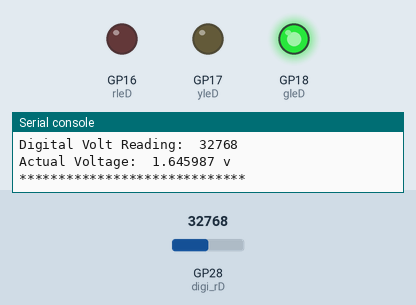
This program was run on a simulated Raspberry Pi Pico running MicroPython. On the bench: output pins drawn as LEDs (lit = HIGH), the last lines printed to the serial console. Inputs (shaded band) come from the test bench; at power-on: GP28 (digi_rD) = 32768 (analog values on the 0–65535 scale).

Above: at 1.2 s.
1.3 s: GP28 (digi_rD) set to 51824
2.8 s: GP28 (digi_rD) set to 53200
At 4.2 s:
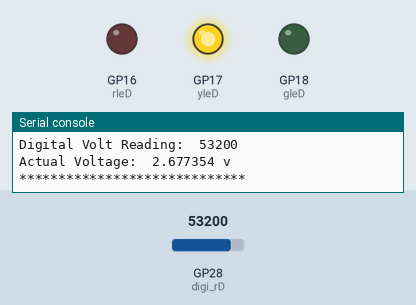
4.5 s: GP28 (digi_rD) set to 61232
6.0 s: GP28 (digi_rD) set to 63344
At 6.8 s:
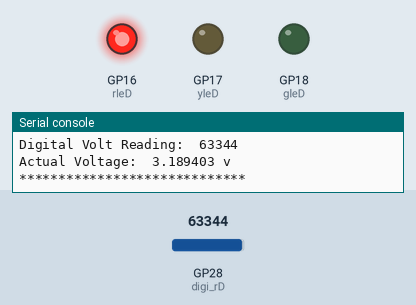
7.5 s: GP28 (digi_rD) set to 57670
At 8.1 s:
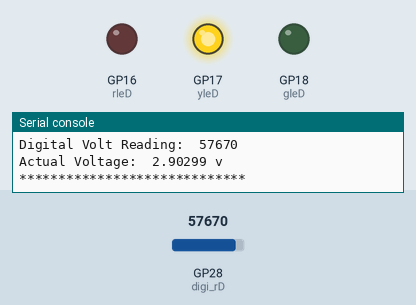
9.0 s: GP28 (digi_rD) set to 65535
At 9.4 s:
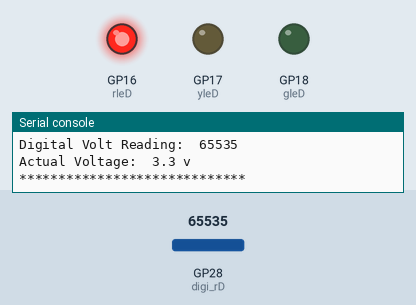
Timing chart, 0 to 11.5 s (numbered marks = the images above; inputs shaded):
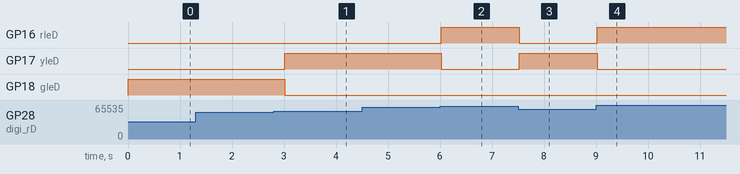

Measured:
- the behaviour switches between 52416 and 52432 on GP28 (digi_rD) (found by bisection; images 0 and 1)
- the behaviour switches between 62256 and 62272 on GP28 (digi_rD) (found by bisection; images 1 and 2)
- after the input at 2.8 s, GP17 (yleD): LOW → HIGH after 0.21 s; GP18 (gleD): HIGH → LOW after 0.21 s
- after the input at 6.0 s, GP16 (rleD): LOW → HIGH at once; GP17 (yleD): HIGH → LOW at once
- after the input at 7.5 s, GP16 (rleD): HIGH → LOW at once; GP17 (yleD): LOW → HIGH at once
- after the input at 9.0 s, GP16 (rleD): LOW → HIGH at once; GP17 (yleD): HIGH → LOW at once

The program:

006_homework_if_Correction.py
```python
# Lesson 6 Homework :: ***** Homework Corection
# Though My math is correct and my algorythm is correct, it could be simpler.
# My original algorythm produced a pulse, not very visible, because it turned
# all the lights off every single cycle of the the while loop.
# *****************************************************
# Hardware: 1 Pico, 1 Breadboard, 3 LEDs (Red,Green,Yellow ),
#           Assrted Patch Wires, Potentiometer.
#         !!!Cup of ice coffee; Black No sugar!!!
# If potentiometer is all the way to the left the read value
# should be 0, All the way to the right should be 100
# If Value is 0 to 79 Green Light
# If Value is 80 to 94 Yellow Light
# If value is 95 to 100 Red Light
# ******************************************************
from machine import Pin
from time import sleep
yeL = 17
grN = 18
reD = 16
oN=1
ofF=0
yleD = machine.Pin(yeL, Pin.OUT)
gleD = machine.Pin(grN, Pin.OUT)
rleD = machine.Pin(reD, Pin.OUT)
knoB = 28 # Pin location 34

digi_rD = machine.ADC(knoB) # Read Analog Digital Converter. Read Value

try:
    while True:
        # The Math
        digi_vaL = digi_rD.read_u16() # Get Value from digi_rD
        voltage=(3.3/65375)*digi_vaL - (160*3.3/65375)
        percent_vaLb = (digi_vaL * 100) / 65535

        print ("Power Level: ",percent_vaLb,'%')
        print ("Digital Volt Reading: ",digi_vaL)
        print ("Actual Voltage: ",voltage,"v")
        print ("*****************************")

        if percent_vaLb <80: # Light logic decision 1
            yleD.value(ofF)
            rleD.value(ofF)
            gleD.value(oN)

        if percent_vaLb >= 80 and percent_vaLb <95: #Light logic decision 2
            gleD.value(ofF)
            rleD.value(ofF)
            yleD.value(oN)

        if percent_vaLb >= 95 and percent_vaLb <=100: #Light logic decision 3
            gleD.value(ofF)
            yleD.value(ofF)
            rleD.value(oN)

        sleep (.5)

except KeyboardInterrupt:
    rleD.value(ofF)
    yleD.value(ofF)
    gleD.value(ofF)
```
